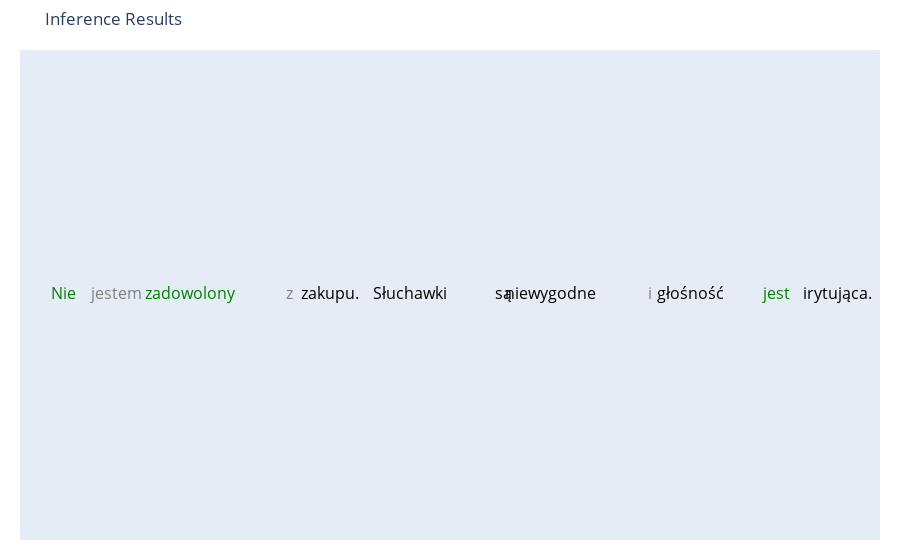
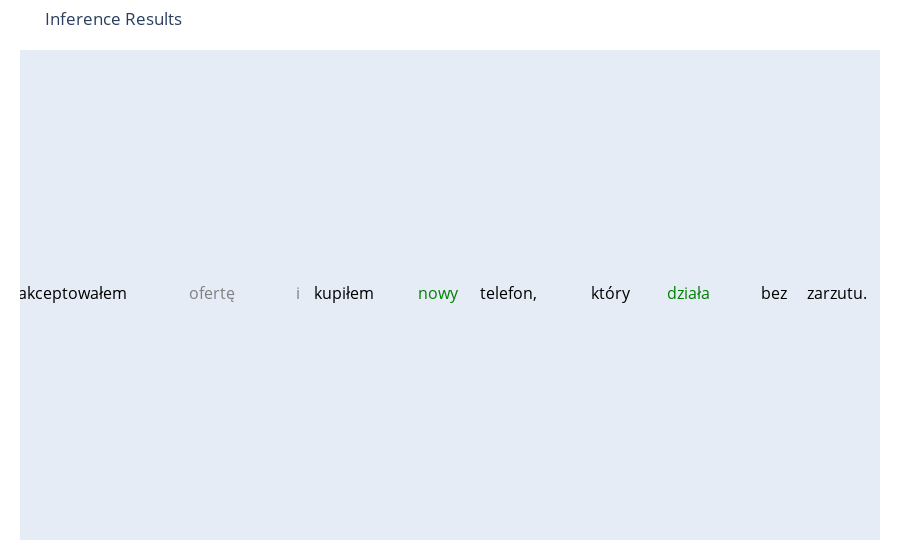
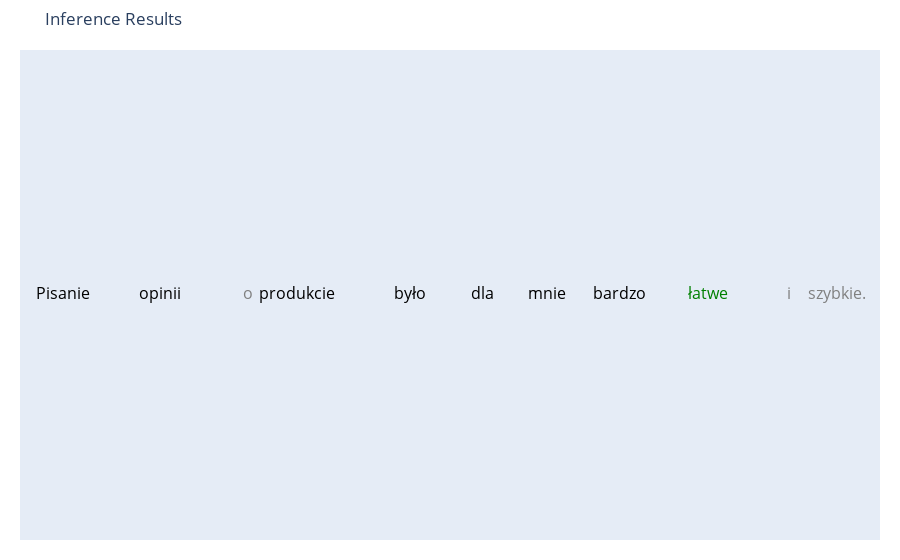
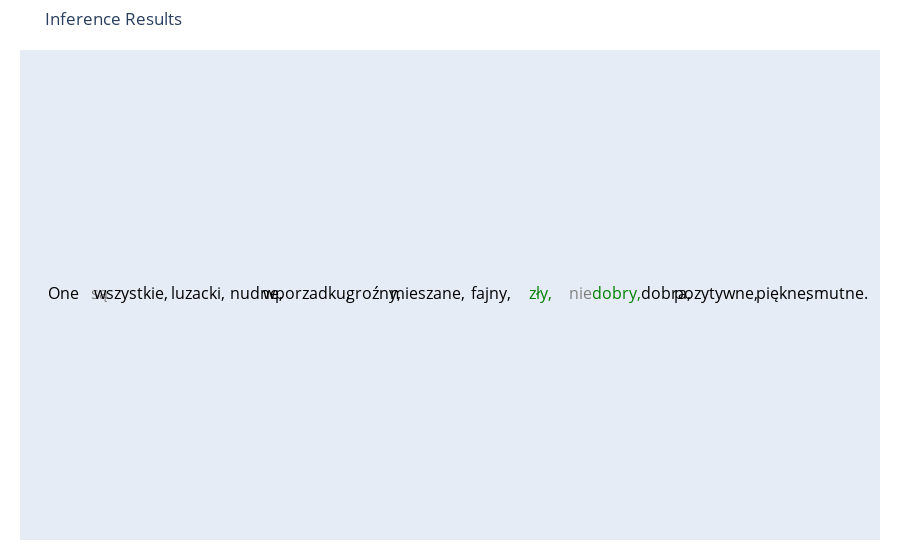

The notebook cell these images were saved under, in order:
### Code cell
def get_sentiment(label):
    """Extract the base sentiment from the label."""
    if label.startswith('B-') or label.startswith('I-'):
        return label.split('-', 1)[1]
    return label

for result in inference_results:
    text = result['text']
    predictions = result['predictions']
    
    words = text.split()
    
    sentiments = []
    scores = []
    
    word_sentiments = ['O'] * len(words)
    word_scores = [0.0] * len(words)
    
    for pred in predictions:
        label = pred['entity']
        sentiment = get_sentiment(label)
        score = pred['score']
        word = pred['word'].replace('</w>', '').strip()
        
        for idx, w in enumerate(words):
            clean_w = re.sub(r'[^\w]', '', w)
            if word.lower() == clean_w.lower():
                word_sentiments[idx] = sentiment
                word_scores[idx] = score
                break
    
    colors = [sentiment_colors.get(sentiment, 'black') for sentiment in word_sentiments]
    
    hover_texts = [f"Sentiment: {sentiment}<br>Score: {score:.2f}" 
                   for sentiment, score in zip(word_sentiments, word_scores)]
    
    fig = go.Figure()
    
    x = 0
    y = 0
    spacing = 0.5  # Adjust spacing between words
    
    for i, word in enumerate(words):
        fig.add_trace(go.Scatter(
            x=[x],
            y=[y],
            text=[word],
            mode='text',
            textfont=dict(color=colors[i], size=16),
            hoverinfo='text',
            hovertext=hover_texts[i],
            showlegend=False
        ))
        # Increment x position
        x += len(word) * 0.1 + spacing
    
    # Update layout
    fig.update_layout(
        title=f"Inference Results",
        xaxis=dict(showgrid=False, showticklabels=False, zeroline=False),
        yaxis=dict(showgrid=False, showticklabels=False, zeroline=False),
        margin=dict(l=20, r=20, t=50, b=20)
    )
    
    # Display the figure
    fig.show()

### Figure 1 — Plotly figure (JSON) as saved in the notebook; plotly's stock layout.template omitted (floating-point values rounded to 4 significant figures)
{"data": [{"hoverinfo": "text", "hovertext": "Sentiment: Positive<br>Score: 0.19", "mode": "text", "showlegend": false, "text": ["Nie"], "textfont": {"color": "green", "size": 16}, "type": "scatter", "x": [0], "y": [0]}, {"hoverinfo": "text", "hovertext": "Sentiment: Neutral<br>Score: 0.19", "mode": "text", "showlegend": false, "text": ["jestem"], "textfont": {"color": "gray", "size": 16}, "type": "scatter", "x": [0.8], "y": [0]}, {"hoverinfo": "text", "hovertext": "Sentiment: Positive<br>Score: 0.23", "mode": "text", "showlegend": false, "text": ["zadowolony"], "textfont": {"color": "green", "size": 16}, "type": "scatter", "x": [1.9], "y": [0]}, {"hoverinfo": "text", "hovertext": "Sentiment: Neutral<br>Score: 0.21", "mode": "text", "showlegend": false, "text": ["z"], "textfont": {"color": "gray", "size": 16}, "type": "scatter", "x": [3.4], "y": [0]}, {"hoverinfo": "text", "hovertext": "Sentiment: O<br>Score: 0.00", "mode": "text", "showlegend": false, "text": ["zakupu."], "textfont": {"color": "black", "size": 16}, "type": "scatter", "x": [4], "y": [0]}, {"hoverinfo": "text", "hovertext": "Sentiment: O<br>Score: 0.00", "mode": "text", "showlegend": false, "text": ["Słuchawki"], "textfont": {"color": "black", "size": 16}, "type": "scatter", "x": [5.2], "y": [0]}, {"hoverinfo": "text", "hovertext": "Sentiment: O<br>Score: 0.00", "mode": "text", "showlegend": false, "text": ["są"], "textfont": {"color": "black", "size": 16}, "type": "scatter", "x": [6.6], "y": [0]}, {"hoverinfo": "text", "hovertext": "Sentiment: O<br>Score: 0.00", "mode": "text", "showlegend": false, "text": ["niewygodne"], "textfont": {"color": "black", "size": 16}, "type": "scatter", "x": [7.3], "y": [0]}, {"hoverinfo": "text", "hovertext": "Sentiment: Neutral<br>Score: 0.21", "mode": "text", "showlegend": false, "text": ["i"], "textfont": {"color": "gray", "size": 16}, "type": "scatter", "x": [8.8], "y": [0]}, {"hoverinfo": "text", "hovertext": "Sentiment: O<br>Score: 0.00", "mode": "text", "showlegend": false, "text": ["głośność"], "textfont": {"color": "black", "size": 16}, "type": "scatter", "x": [9.4], "y": [0]}, {"hoverinfo": "text", "hovertext": "Sentiment: Positive<br>Score: 0.20", "mode": "text", "showlegend": false, "text": ["jest"], "textfont": {"color": "green", "size": 16}, "type": "scatter", "x": [10.7], "y": [0]}, {"hoverinfo": "text", "hovertext": "Sentiment: O<br>Score: 0.00", "mode": "text", "showlegend": false, "text": ["irytująca."], "textfont": {"color": "black", "size": 16}, "type": "scatter", "x": [11.6], "y": [0]}], "layout": {"margin": {"b": 20, "l": 20, "r": 20, "t": 50}, "title": {"text": "Inference Results"}, "xaxis": {"showgrid": false, "showticklabels": false, "zeroline": false}, "yaxis": {"showgrid": false, "showticklabels": false, "zeroline": false}}}

### Figure 2 — Plotly figure (JSON) as saved in the notebook; plotly's stock layout.template omitted (floating-point values rounded to 4 significant figures)
{"data": [{"hoverinfo": "text", "hovertext": "Sentiment: O<br>Score: 0.00", "mode": "text", "showlegend": false, "text": ["Zaakceptowałem"], "textfont": {"color": "black", "size": 16}, "type": "scatter", "x": [0], "y": [0]}, {"hoverinfo": "text", "hovertext": "Sentiment: Neutral<br>Score: 0.19", "mode": "text", "showlegend": false, "text": ["ofertę"], "textfont": {"color": "gray", "size": 16}, "type": "scatter", "x": [1.9], "y": [0]}, {"hoverinfo": "text", "hovertext": "Sentiment: Neutral<br>Score: 0.21", "mode": "text", "showlegend": false, "text": ["i"], "textfont": {"color": "gray", "size": 16}, "type": "scatter", "x": [3], "y": [0]}, {"hoverinfo": "text", "hovertext": "Sentiment: O<br>Score: 0.00", "mode": "text", "showlegend": false, "text": ["kupiłem"], "textfont": {"color": "black", "size": 16}, "type": "scatter", "x": [3.6], "y": [0]}, {"hoverinfo": "text", "hovertext": "Sentiment: Positive<br>Score: 0.20", "mode": "text", "showlegend": false, "text": ["nowy"], "textfont": {"color": "green", "size": 16}, "type": "scatter", "x": [4.8], "y": [0]}, {"hoverinfo": "text", "hovertext": "Sentiment: O<br>Score: 0.00", "mode": "text", "showlegend": false, "text": ["telefon,"], "textfont": {"color": "black", "size": 16}, "type": "scatter", "x": [5.7], "y": [0]}, {"hoverinfo": "text", "hovertext": "Sentiment: O<br>Score: 0.00", "mode": "text", "showlegend": false, "text": ["który"], "textfont": {"color": "black", "size": 16}, "type": "scatter", "x": [7.0], "y": [0]}, {"hoverinfo": "text", "hovertext": "Sentiment: Positive<br>Score: 0.21", "mode": "text", "showlegend": false, "text": ["działa"], "textfont": {"color": "green", "size": 16}, "type": "scatter", "x": [8], "y": [0]}, {"hoverinfo": "text", "hovertext": "Sentiment: O<br>Score: 0.00", "mode": "text", "showlegend": false, "text": ["bez"], "textfont": {"color": "black", "size": 16}, "type": "scatter", "x": [9.1], "y": [0]}, {"hoverinfo": "text", "hovertext": "Sentiment: O<br>Score: 0.00", "mode": "text", "showlegend": false, "text": ["zarzutu."], "textfont": {"color": "black", "size": 16}, "type": "scatter", "x": [9.9], "y": [0]}], "layout": {"margin": {"b": 20, "l": 20, "r": 20, "t": 50}, "title": {"text": "Inference Results"}, "xaxis": {"showgrid": false, "showticklabels": false, "zeroline": false}, "yaxis": {"showgrid": false, "showticklabels": false, "zeroline": false}}}

### Figure 3 — Plotly figure (JSON) as saved in the notebook; plotly's stock layout.template omitted (floating-point values rounded to 4 significant figures)
{"data": [{"hoverinfo": "text", "hovertext": "Sentiment: O<br>Score: 0.00", "mode": "text", "showlegend": false, "text": ["Pisanie"], "textfont": {"color": "black", "size": 16}, "type": "scatter", "x": [0], "y": [0]}, {"hoverinfo": "text", "hovertext": "Sentiment: O<br>Score: 0.00", "mode": "text", "showlegend": false, "text": ["opinii"], "textfont": {"color": "black", "size": 16}, "type": "scatter", "x": [1.2], "y": [0]}, {"hoverinfo": "text", "hovertext": "Sentiment: Neutral<br>Score: 0.20", "mode": "text", "showlegend": false, "text": ["o"], "textfont": {"color": "gray", "size": 16}, "type": "scatter", "x": [2.3], "y": [0]}, {"hoverinfo": "text", "hovertext": "Sentiment: O<br>Score: 0.00", "mode": "text", "showlegend": false, "text": ["produkcie"], "textfont": {"color": "black", "size": 16}, "type": "scatter", "x": [2.9], "y": [0]}, {"hoverinfo": "text", "hovertext": "Sentiment: O<br>Score: 0.00", "mode": "text", "showlegend": false, "text": ["było"], "textfont": {"color": "black", "size": 16}, "type": "scatter", "x": [4.3], "y": [0]}, {"hoverinfo": "text", "hovertext": "Sentiment: O<br>Score: 0.00", "mode": "text", "showlegend": false, "text": ["dla"], "textfont": {"color": "black", "size": 16}, "type": "scatter", "x": [5.2], "y": [0]}, {"hoverinfo": "text", "hovertext": "Sentiment: O<br>Score: 0.00", "mode": "text", "showlegend": false, "text": ["mnie"], "textfont": {"color": "black", "size": 16}, "type": "scatter", "x": [6.0], "y": [0]}, {"hoverinfo": "text", "hovertext": "Sentiment: O<br>Score: 0.00", "mode": "text", "showlegend": false, "text": ["bardzo"], "textfont": {"color": "black", "size": 16}, "type": "scatter", "x": [6.9], "y": [0]}, {"hoverinfo": "text", "hovertext": "Sentiment: Positive<br>Score: 0.19", "mode": "text", "showlegend": false, "text": ["łatwe"], "textfont": {"color": "green", "size": 16}, "type": "scatter", "x": [8.0], "y": [0]}, {"hoverinfo": "text", "hovertext": "Sentiment: Neutral<br>Score: 0.20", "mode": "text", "showlegend": false, "text": ["i"], "textfont": {"color": "gray", "size": 16}, "type": "scatter", "x": [9.0], "y": [0]}, {"hoverinfo": "text", "hovertext": "Sentiment: Neutral<br>Score: 0.19", "mode": "text", "showlegend": false, "text": ["szybkie."], "textfont": {"color": "gray", "size": 16}, "type": "scatter", "x": [9.6], "y": [0]}], "layout": {"margin": {"b": 20, "l": 20, "r": 20, "t": 50}, "title": {"text": "Inference Results"}, "xaxis": {"showgrid": false, "showticklabels": false, "zeroline": false}, "yaxis": {"showgrid": false, "showticklabels": false, "zeroline": false}}}

### Figure 4 — Plotly figure (JSON) as saved in the notebook; plotly's stock layout.template omitted (floating-point values rounded to 4 significant figures)
{"data": [{"hoverinfo": "text", "hovertext": "Sentiment: O<br>Score: 0.00", "mode": "text", "showlegend": false, "text": ["One"], "textfont": {"color": "black", "size": 16}, "type": "scatter", "x": [0], "y": [0]}, {"hoverinfo": "text", "hovertext": "Sentiment: Neutral<br>Score: 0.22", "mode": "text", "showlegend": false, "text": ["są"], "textfont": {"color": "gray", "size": 16}, "type": "scatter", "x": [0.8], "y": [0]}, {"hoverinfo": "text", "hovertext": "Sentiment: O<br>Score: 0.00", "mode": "text", "showlegend": false, "text": ["wszystkie,"], "textfont": {"color": "black", "size": 16}, "type": "scatter", "x": [1.5], "y": [0]}, {"hoverinfo": "text", "hovertext": "Sentiment: O<br>Score: 0.00", "mode": "text", "showlegend": false, "text": ["luzacki,"], "textfont": {"color": "black", "size": 16}, "type": "scatter", "x": [3], "y": [0]}, {"hoverinfo": "text", "hovertext": "Sentiment: O<br>Score: 0.00", "mode": "text", "showlegend": false, "text": ["nudne,"], "textfont": {"color": "black", "size": 16}, "type": "scatter", "x": [4.3], "y": [0]}, {"hoverinfo": "text", "hovertext": "Sentiment: O<br>Score: 0.00", "mode": "text", "showlegend": false, "text": ["wporzadku,"], "textfont": {"color": "black", "size": 16}, "type": "scatter", "x": [5.4], "y": [0]}, {"hoverinfo": "text", "hovertext": "Sentiment: O<br>Score: 0.00", "mode": "text", "showlegend": false, "text": ["groźny,"], "textfont": {"color": "black", "size": 16}, "type": "scatter", "x": [6.9], "y": [0]}, {"hoverinfo": "text", "hovertext": "Sentiment: O<br>Score: 0.00", "mode": "text", "showlegend": false, "text": ["mieszane,"], "textfont": {"color": "black", "size": 16}, "type": "scatter", "x": [8.1], "y": [0]}, {"hoverinfo": "text", "hovertext": "Sentiment: O<br>Score: 0.00", "mode": "text", "showlegend": false, "text": ["fajny,"], "textfont": {"color": "black", "size": 16}, "type": "scatter", "x": [9.5], "y": [0]}, {"hoverinfo": "text", "hovertext": "Sentiment: Positive<br>Score: 0.23", "mode": "text", "showlegend": false, "text": ["zły,"], "textfont": {"color": "green", "size": 16}, "type": "scatter", "x": [10.6], "y": [0]}, {"hoverinfo": "text", "hovertext": "Sentiment: Neutral<br>Score: 0.20", "mode": "text", "showlegend": false, "text": ["nie"], "textfont": {"color": "gray", "size": 16}, "type": "scatter", "x": [11.5], "y": [0]}, {"hoverinfo": "text", "hovertext": "Sentiment: Positive<br>Score: 0.22", "mode": "text", "showlegend": false, "text": ["dobry,"], "textfont": {"color": "green", "size": 16}, "type": "scatter", "x": [12.3], "y": [0]}, {"hoverinfo": "text", "hovertext": "Sentiment: O<br>Score: 0.00", "mode": "text", "showlegend": false, "text": ["dobra,"], "textfont": {"color": "black", "size": 16}, "type": "scatter", "x": [13.4], "y": [0]}, {"hoverinfo": "text", "hovertext": "Sentiment: O<br>Score: 0.00", "mode": "text", "showlegend": false, "text": ["pozytywne,"], "textfont": {"color": "black", "size": 16}, "type": "scatter", "x": [14.5], "y": [0]}, {"hoverinfo": "text", "hovertext": "Sentiment: O<br>Score: 0.00", "mode": "text", "showlegend": false, "text": ["piękne,"], "textfont": {"color": "black", "size": 16}, "type": "scatter", "x": [16], "y": [0]}, {"hoverinfo": "text", "hovertext": "Sentiment: O<br>Score: 0.00", "mode": "text", "showlegend": false, "text": ["smutne."], "textfont": {"color": "black", "size": 16}, "type": "scatter", "x": [17.2], "y": [0]}], "layout": {"margin": {"b": 20, "l": 20, "r": 20, "t": 50}, "title": {"text": "Inference Results"}, "xaxis": {"showgrid": false, "showticklabels": false, "zeroline": false}, "yaxis": {"showgrid": false, "showticklabels": false, "zeroline": false}}}
